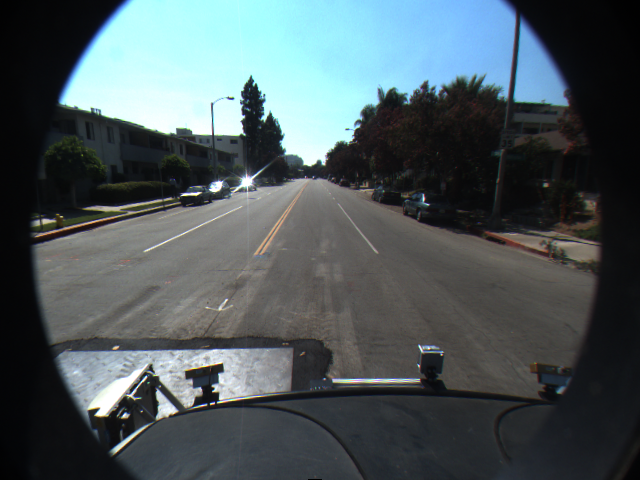
#> input picture images/lane_detection/f00000.png, 640 x 480 px
$ jupyter execute --allow-errors 04_HoughTransform_Manu.ipynb   (shell and % lines are left out)   (older library calls are emulated)
#> lines starting #> are read from the running program, lines starting #| are printed output that depends on the picture; after the words box and inside, x2 and y2 are one past the last pixel; in counts of white or black regions, pixels touching at a corner belong together
# Assignment 4: Hough Transform

## Ex. 4.1 Detect lanes and eyes

* there are two datasets available: "images/eye_tracking" and "images/lane_detection" - decide for one of them
* implement the classical Hough Transform for lines (for lane detection) **OR** circles (eye tracking) as shown in the lecture
* use a Canny edge detector to produce edge images for the sequence of images

[cell 1]
import matplotlib.pyplot as plt
from skimage import io, data, feature, color
import numpy as np

lane1 = io.imread('images/lane_detection/f00000.png')
#> lane1 is the input picture: shape (480, 640, 3); mean R, G, B 76.8, 88.1, 91.5
lane2 = io.imread('images/lane_detection/f00050.png')
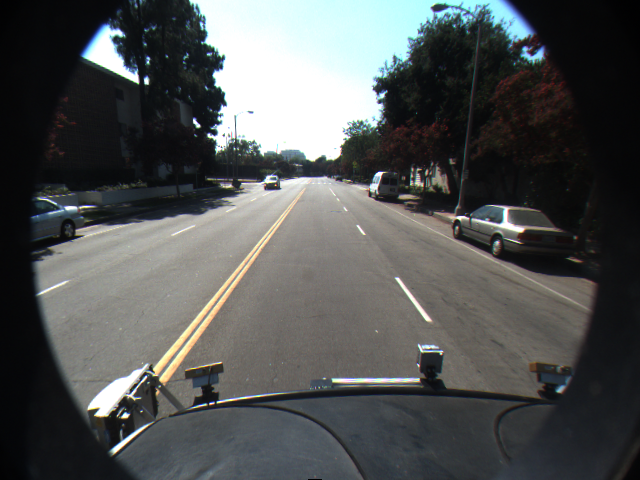
#> input picture images/lane_detection/f00050.png, 640 x 480 px
#> lane2 is the input picture: shape (480, 640, 3); mean R, G, B 81.7, 84.1, 83.7
lane3 = io.imread('images/lane_detection/f00090.png')
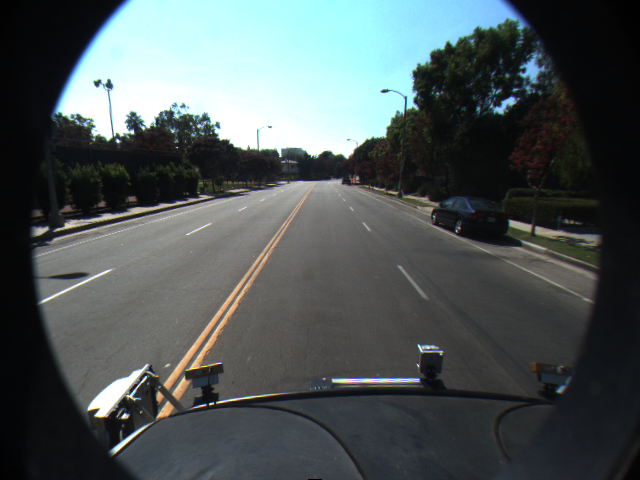
#> input picture images/lane_detection/f00090.png, 640 x 480 px
#> lane3 is the input picture: shape (480, 640, 3); mean R, G, B 78.1, 86.7, 87.3

#> (the rest of this cell did not finish here and is left out)

[cell 2]
from queue import Queue

from skimage.feature import canny
from skimage.color import rgb2gray


def get_accumulator(img, *, discretes_per_degree=1, subtract_from_max_r=1, canny_kwargs={}, n_max=1):
#> called with discretes_per_degree = 1, subtract_from_max_r = 100, n_max = 1
    gray_img = rgb2gray(img)
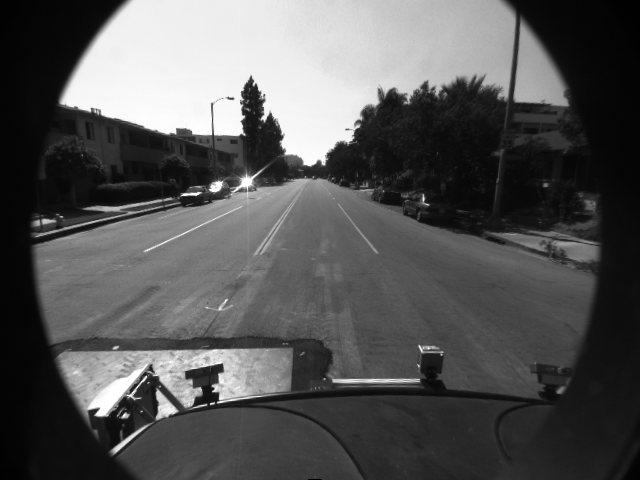
#> gray_img: shape (480, 640) float64; min 0, max 1, mean 0.337
    edge_img = canny(gray_img, **canny_kwargs).astype(np.int)
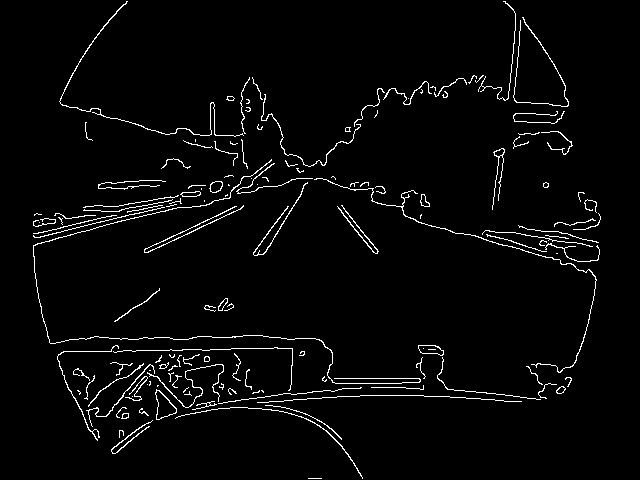
#> edge_img: shape (480, 640) int64; values 0 (black) and 1 (white), 3% white in thin lines or dots, all inside (x1, y1, x2, y2) = (33, 1, 601, 479)
#     io.imshow(edge_img)
#     print(np.where(edge_img == True))
    angles = np.linspace(0, np.pi, num=180*discretes_per_degree, endpoint=True)
    max_r = int(np.sqrt(img.shape[0]**2 + img.shape[1]**2))
#> max_r = 800
    A = np.zeros((max_r - subtract_from_max_r, len(angles)))
    print('A', A.shape)
#| A (700, 180)
    rr, cc = np.where(edge_img == True)
#> rr = 9323 values from 1 to 478; cc = 9323 values, max 600 at index 3758, min 33 at index 3933, mean 293.1
    # Precompute 'cos' and 'sin' for all discrete angles.
    angle_matrix = np.array([np.cos(angles), np.sin(angles)])
    indices = np.array([rr, cc]).T
#> indices = 9323 pairs, first value 1 to 478, second value 33 to 600
    print(indices.shape, '×', angle_matrix.shape, '=', (indices @ angle_matrix).shape)
#| (9323, 2) × (2, 180) = (9323, 180)
    # Matrix of all values of 'r'.
#     print(indices @ angle_matrix)
    R = np.round(indices @ angle_matrix).astype(np.int)
    print(R)
#> (printed output is left out)
    A_

    return

    max_vals = Queue(maxsize=n_max)

    print(edge_img[rr, cc])
    for x, y in zip(rr, cc):
        for a_i, a in enumerate(angles):
            r = int(np.round(x*np.cos(a) + y*np.sin(a)))
            A[r, a_i] += 1
    plt.imshow(A, cmap='gray')
    return A

#> (the rest of this cell did not finish here and is left out)

[cell 3]
m = np.array([ [0,1,0], [0,2,0], [0,3,0], [0,4,0] ])
print(np.unique(m[:,0], return_counts=True, axis=0))
# (array([0]), array([4]))
# => hard-coded index 0 (angle index in 'angles'), [0], [4]

print(np.unique(m[:,1], return_counts=True, axis=0))
# (array([1, 2, 3, 4]), array([1, 1, 1, 1]))
# => hard-coded index 1 (angle index), [1,2,3,4], [1,1,1,1]

print(np.unique(m[:,2], return_counts=True, axis=0))
# (array([0]), array([4]))
# equals to col zero but for another angle

[cell 4]
frames = io.imread_collection("images/lane_detection/*")
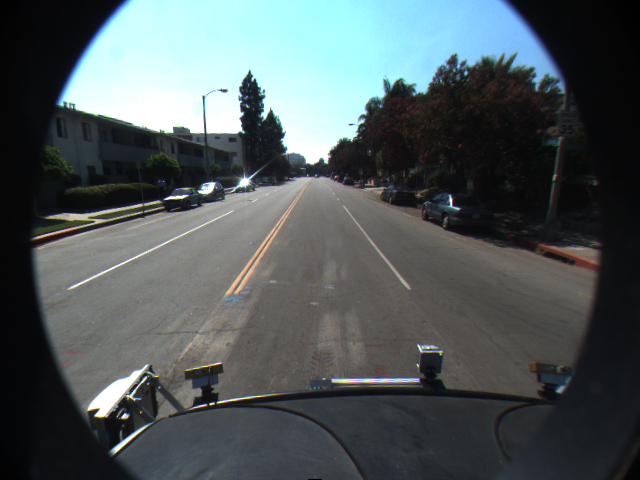
#> input picture images/lane_detection/f00001.png, 640 x 480 px
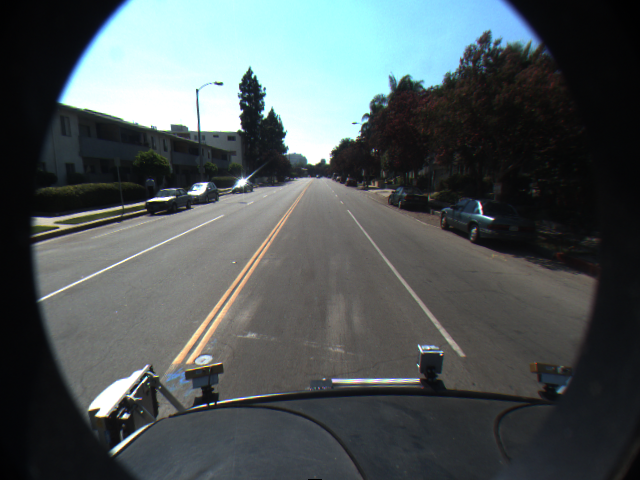
#> input picture images/lane_detection/f00002.png, 640 x 480 px
#> frames = 5 items

#> (the rest of this cell did not finish here and is left out)

[cell 5]
# dieser Code wurde als Musterlösung von Sebastian Oltmanns zur Verfügung gestellt und von Tim renoviert

from skimage.draw import line
from skimage import io
import math
import numpy as np

def draw_line_hessian_normal(image, a, r):

#> called with a = 0.1, r = 1
    (dimy,dimx) = image.shape

    #r = x*cosa + y*sina

    # compute start and end point of line
    x0 = 0
    y0 = round((r - x0*math.cos(math.radians(a)))/math.sin(math.radians(a)))
    x1 = dimx
    y1 = round((r - x1*math.cos(math.radians(a)))/math.sin(math.radians(a)))

    liney,linex = line(y0,x0,y1,x1)

    ret = np.copy(image)
    for yy in range(0,liney.size-1):
        if (liney[yy] > 0) and (liney[yy] < dimy-1):
            ret[liney[yy],linex[yy]] = 1
    return ret

image = np.zeros((100,100))
# [5 lines of commented-out code are left out]
image = draw_line_hessian_normal(image, 0.1, 1)
plt.imshow(image, cmap='gray')
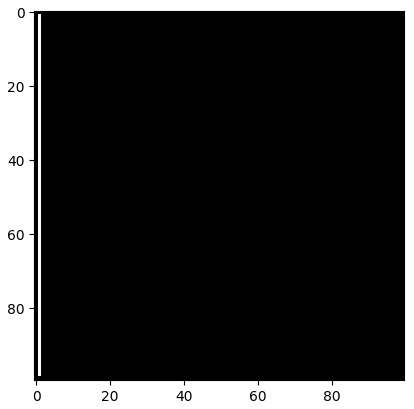
#> figure drawn by matplotlib, 1 panel
